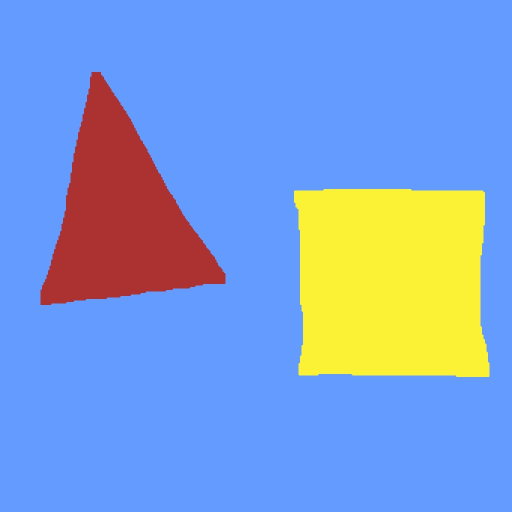
#> input picture otsu.jpeg, 1024 x 1024 px (shown at 1/2 size)
$ python otsu.py
#> lines starting #> are read from the running program, lines starting #| are printed output that depends on the picture
import numpy as np
import cv2
import matplotlib.pyplot as plt
from skimage.util import random_noise

def otsu_start():
    image = cv2.imread("otsu.jpeg", 0)
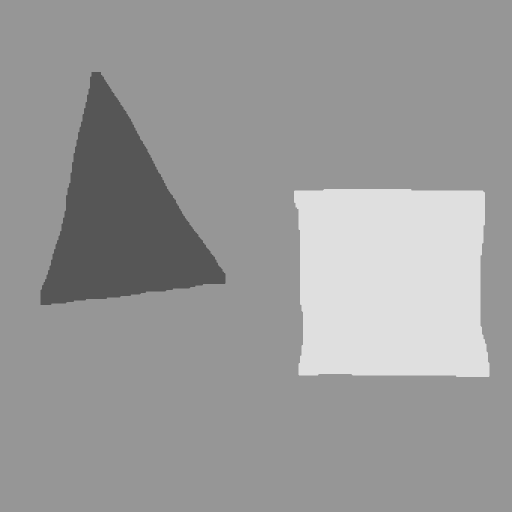
#> image: shape (1024, 1024) (shown at 1/2 size); min 85, max 224, mean 154.2
    images = ski_gauss(image)
    show_image(images, "Cv2 Gaussian noise")
    imagesss = gaussian_noise(image)
    show_image(imagesss, "Manuel Gaussian noise Var:500")
    show_image(otsus(images),"Otsu algorithm on cv2 gaussian")
    show_image(otsus(imagesss),"Otsu algorithm on manual gaussian Var:500")

def otsus(image):
    rows,cols = image.shape
    pixel_count = rows * cols
    mean = 1.0/pixel_count
    histogram, bins = np.histogram(image, np.arange(257))
    #0 to 255
    pixel_values = np.arange(256)
    result = image.copy()
    threshold = -999
    prev_variance = -999

    for bin in bins[1:-1]:
        mean_1 = np.sum(pixel_values[:bin]*histogram[:bin]) / float(np.sum(histogram[:bin]))
        mean_2 = np.sum(pixel_values[bin:]*histogram[bin:]) / float(np.sum(histogram[bin:]))
        prob1 = np.sum(histogram[:bin]) * mean
        prob2 = np.sum(histogram[bin:]) * mean

        variance = prob1 * prob2 * (mean_1 - mean_2) ** 2

        if variance > prev_variance:
            prev_variance = variance
            threshold = bin

    result[image > threshold] = 255
    result[image < threshold] = 0
    return result

def show_image(image, title):
    plt.imshow(image, cmap="gray", aspect='auto')
    plt.title(title)
    plt.show()

def gaussian_noise(image):
    row, column = image.shape
#> row = 1024; column = 1024
    #create zero matrix
    result = np.zeros(image.shape, dtype=np.uint8)
    mean = 10
    #var = 100
    var = 500
    sigma = var**0.5
    #gaussin distribution
    gaussian = np.random.normal(mean, sigma, (row, column))
    gaussian = gaussian.reshape(row, column)
    result = image  +gaussian
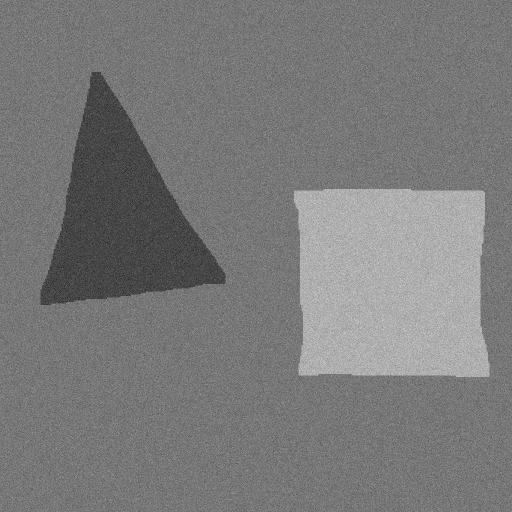
#> result: shape (1024, 1024) float64 (shown at 1/2 size); min 3.42, max 338.5, mean 164.2; drawn with min black and max white
    result = result.astype(np.uint8)
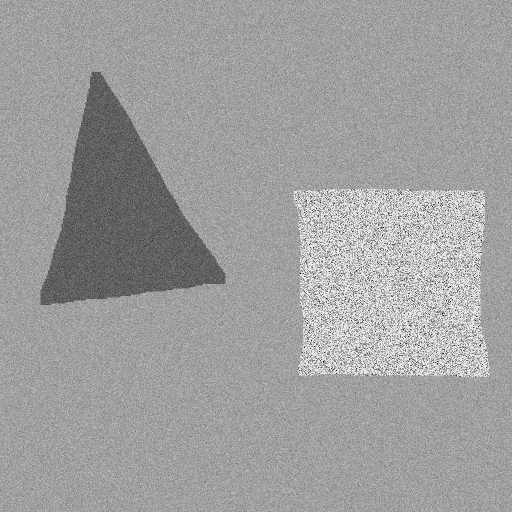
#> result: shape (1024, 1024) (shown at 1/2 size); min 0, max 255, mean 158.6
    return result

def ski_gauss(image):
    result = random_noise(image, mode='gaussian')
    #function returns between [0,1] range it is multiplied by 255
    result = np.array(255*result, dtype = 'uint8')
    return result

if __name__ == '__main__':
    otsu_start()
#> in otsus, `histogram, bins = np.histogram(image, np.arange(257))`: histogram = 256 values, max 14265 at index 255, min 6 at index 4, mean 4096; bins = 257 values from 0 to 256
#> the loop in otsus, `for bin in bins[1:-1]:` made 255 passes
#> (mean_1, mean_2, prob1, prob2, variance, prev_variance) on passes 1 to 12: (0, 153.5, 4.77e-05, 1, 1.12, 1.12), (0.123, 153.5, 5.44e-05, 1, 1.28, 1.28), (0.328, 153.5, 6.1e-05, 1, 1.43, 1.43), (0.625, 153.5, 6.87e-05, 1, 1.6, 1.6), (0.885, 153.5, 7.44e-05, 1, 1.73, 1.73), (1.39, 153.5, 8.49e-05, 1, 1.96, 1.96), (1.86, 153.5, 9.44e-05, 1, 2.17, 2.17), (2.15, 153.5, 0.0001, 1, 2.29, 2.29), (2.66, 153.5, 0.00011, 1, 2.49, 2.49), (3.39, 153.5, 0.000124, 1, 2.79, 2.79), (4.16, 153.5, 0.00014, 1, 3.13, 3.13), (5.01, 153.5, 0.00016, 1, 3.53, 3.53)
#> in otsus, `result[image > threshold] = 255`:
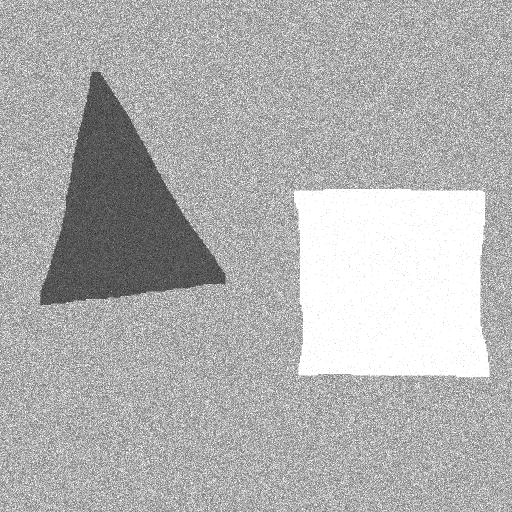
#> result: shape (1024, 1024) (shown at 1/2 size); min 0, max 255, mean 177
#> in otsus, `result[image < threshold] = 0`:
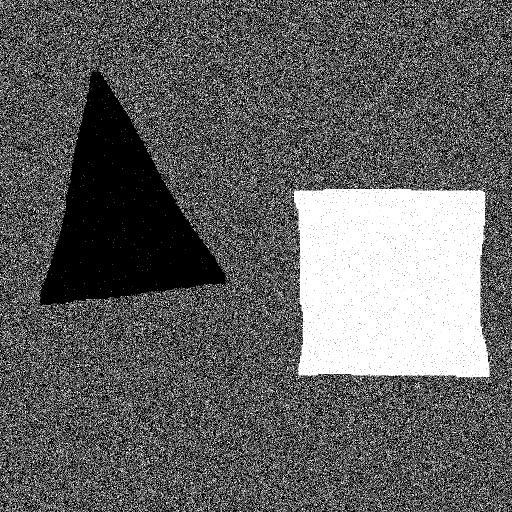
#> result: shape (1024, 1024) (shown at 1/2 size); min 0, max 255, mean 98.5
#> in otsus (call 2), `result[image > threshold] = 255`:
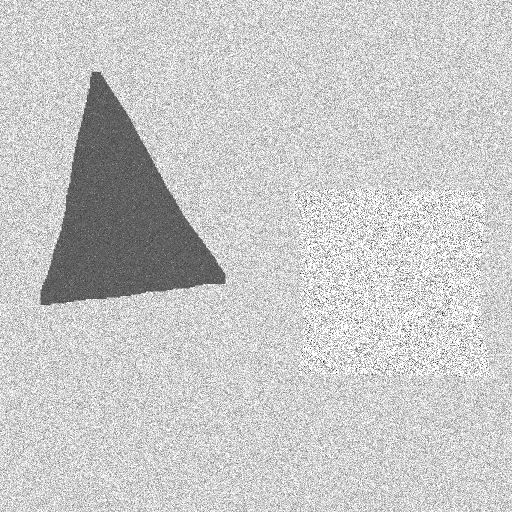
#> result: shape (1024, 1024) (shown at 1/2 size); min 0, max 255, mean 200.6
#> in otsus (call 2), `result[image < threshold] = 0`:
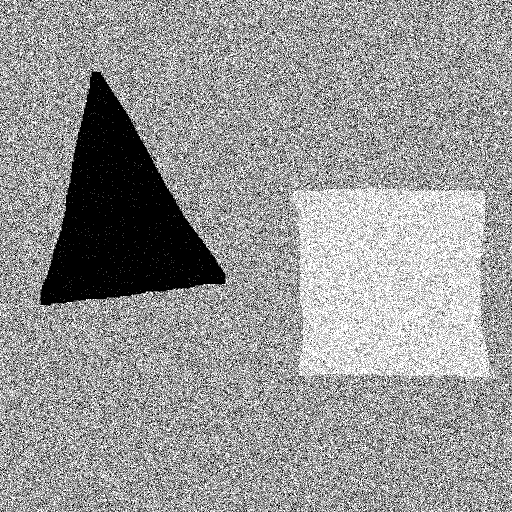
#> result: shape (1024, 1024) (shown at 1/2 size); min 0, max 255, mean 151.9
